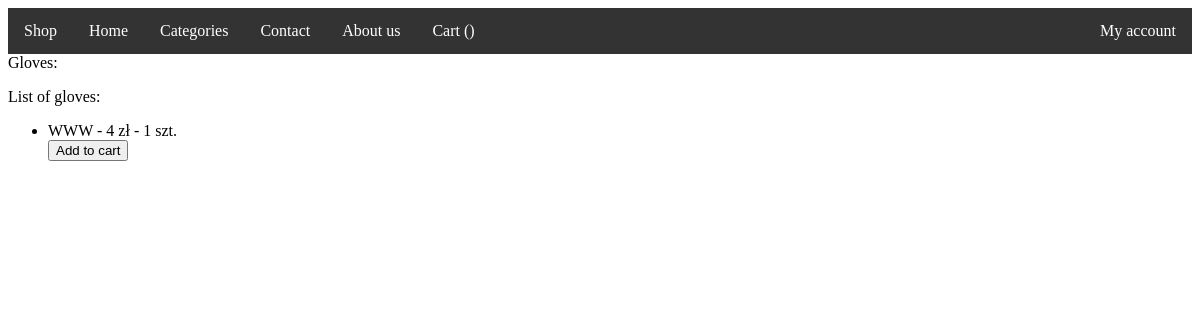
Before: /gloves/ with the older database file.
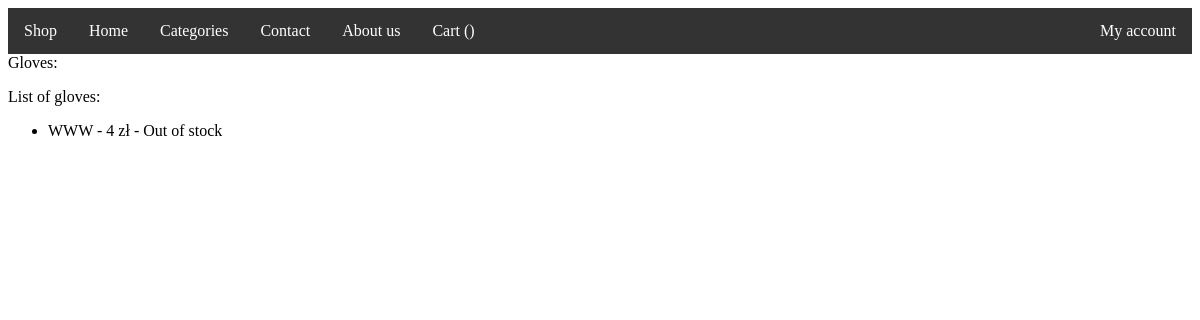
After: the same page with the newer database file.
### shop/models.py (models this page shows, shortened)
class Product(models.Model):
    category_choices = (
        (0, 'Tapes'),
        (1, 'Glues'),
        (2, 'Grids'),
        (3, 'Gloves'),
    )
    category = models.IntegerField(default=0, choices=category_choices)
    name = models.CharField(max_length=200)
    price = models.IntegerField(default=0)
    product_id = models.IntegerField(default=0)
    number = models.IntegerField(default=0)

### shop/views.py (the view)
# urls.py: path("gloves/", views.gloves, name="gloves"),
def gloves(response):
    products = Product.objects.filter(category=3)
    return render(response, "main/gloves.html", {"products": products})

### shop/templates/main/gloves.html (shortened to what this page needs)
{% extends "main/base.html" %}
{% block title %}
Gloves:
{% endblock %}
{% block content %}
<p>List of gloves:</p>
    <ul>
        {% for product in products %}
<li>
                <a>{{ product.name }} - {{ product.price }} zł -
                    {% if product.number > 0 %}
                    {{ product.number }} szt.
                            <form action="{% url 'add_to_cart' product.id %}" method="post">
            <button type="submit">Add to cart</button>
        </form>
                    {% else %}
                    <a>Out of stock</a>
                    {% endif %} </a>
</li>
        {% endfor %}
    </ul>
{% endblock %}

Changed rows visible on the page:
changed Product "WWW": number "1" → (not shown); number "szt. Add to cart" → "Out of stock"
